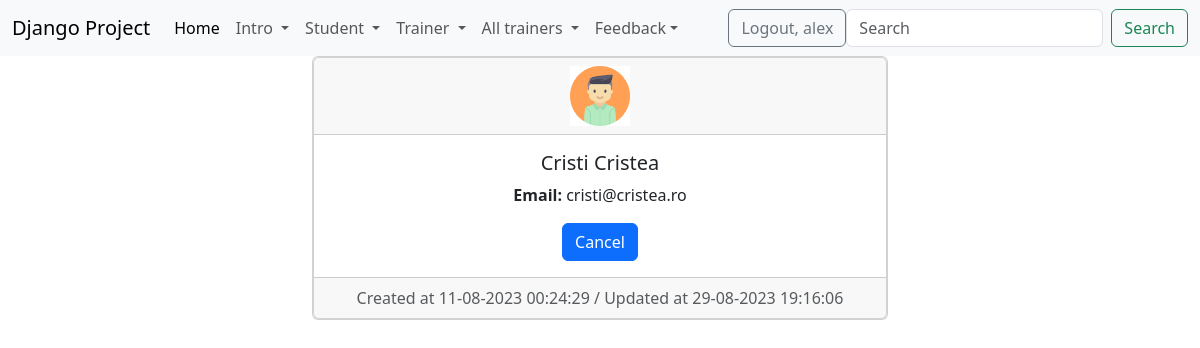
/detailed_student/6/ (signed in), run on the app's committed database.
### student/models.py (models this page shows)
class Student(models.Model):
    gender_options = (
        ("male","MALE"),
        ("female","FEMALE")
    )
    first_name = models.CharField(max_length=30)
    last_name = models.CharField(max_length=30)
    age = models.IntegerField()
    email = models.EmailField(max_length=100)
    description = models.TextField(max_length=500)
    start_date = models.DateField()
    end_date = models.DateField()
    active = models.BooleanField(default=True)
    gender = models.CharField(max_length=6, choices=gender_options)
    trainer = models.ForeignKey(Trainer, on_delete=models.CASCADE, null=True)
    profile = models.ImageField(upload_to='profiles_student/', blank=True, null=True)
    created_at = models.DateTimeField(auto_now_add=True)
    update_at = models.DateTimeField(auto_now=True)
    def __str__(self):
        return f'{self.first_name} {self.last_name}'

### student/views.py (the view)
# urls.py: path('detailed_student/<int:pk>/', views.StudentDetailedView.as_view(), name='detailed-student'),
class StudentDetailedView(LoginRequiredMixin, PermissionRequiredMixin, DetailView):
    template_name = 'student/detailed_student.html'
    model = Student
    permission_required = 'student.view_student'

### djangoProject/context_processors.py (called while the page is built)
def get_all_trainers(request):
    get_trainers = Trainer.objects.all()
    return {'trainers': get_trainers}

### trainer/models.py (called while the page is built)
    def __str__(self):
        return f'{self.first_name} {self.last_name}'

### templates/student/detailed_student.html (shortened to what this page needs)
{% extends 'base.html' %}
{% load static %}
{% block content %}
<div class="container-fluid">
<div class="row">
    <div class="col-md-6 offset-md-3">
        <div class="card">
            <div class="card text-center">
            <div class="card-header">
            {% if student_detail.profile %}
                <img src="{{ student.profile.url }}" style="width:60px; height:60px" alt="No image">
            {% else %}
                {% if student.gender == 'male' %}
                    <img src="{% static 'images/default_student_male.png' %}" style="width:60px; height:60px" alt="No image">
                {% else %}
                    <img src="{% static 'images/default_student_female.png' %}" style="width:60px; height:60px" alt="No image">
                {% endif %}
            {% endif %}
            </div>
        <div class="card-body">
            <h5 class="card-title"> {{ student }} </h5>
            <p class="card-text"><strong>Email: </strong> {{ student.email }}</p>
            <a href="{% url 'list-of-students' %}" class="btn btn-primary">Cancel</a>
        </div>
        <div class="card-footer text-body-secondary">
            Created at {{ student.created_at|date:"d-m-Y H:i:s" }} / Updated at {{ student.update_at|date:"d-m-Y H:i:s" }}
        </div>
            </div>
        </div>
    </div>
</div>
</div>
{% endblock %}

### templates/navbar.html (shortened to what this page needs)
<nav class="navbar navbar-expand-lg bg-body-tertiary">
    <div class="container-fluid">
        <a class="navbar-brand" href="{% url 'home-page' %}">Django Project</a>
        <div class="collapse navbar-collapse" id="navbarSupportedContent">
            <ul class="navbar-nav me-auto mb-2 mb-lg-0">
                <li class="nav-item">
                    <a class="nav-link active" aria-current="page" href="{% url 'home-page' %}">Home</a>
                </li>
                {% if user.is_authenticated %}
                    <li class="nav-item dropdown">
                        <a class="nav-link dropdown-toggle" href="#" role="button" data-bs-toggle="dropdown"
                           aria-expanded="false">
                            Intro
                        </a>
                    </li>
                    {% if perms.student.add_student or perms.student.view_list_of_students %}
                    <li class="nav-item dropdown">
                        <a class="nav-link dropdown-toggle" href="#" role="button" data-bs-toggle="dropdown"
                           aria-expanded="false">
                            Student
                        </a>
                    </li>
                    {% endif %}
                    {% if perms.trainer.add_trainer or perms.trainer.view_list_of_trainers %}
                    <li class="nav-item dropdown">
                        <a class="nav-link dropdown-toggle" href="#" role="button" data-bs-toggle="dropdown"
                           aria-expanded="false">
                            Trainer
                        </a>
                    </li>
                    {% endif %}
                    {% if perms.trainer.view_list_of_trainers %}
                    <li class="nav-item dropdown">
                        <a class="nav-link dropdown-toggle" href="#" role="button" data-bs-toggle="dropdown"
                           aria-expanded="false">
                            All trainers
                        </a>
                    </li>
                    {% endif %}
                    <li class="nav-item dropdown">
                        <a class="nav-link dropdown-toggle" href="#" role="button" data-bs-toggle="dropdown" aria-expanded="False">Feedback</a>
                    </li>
                {% endif %}
            </ul>
            {% if user.is_authenticated %}
                <a href="{% url 'logout' %}" class="btn btn-outline-secondary"> Logout, {{ user.username }}</a>
                <form class="d-flex" method="get" action="{% url 'search' %}" role="search">
                    <input class="form-control me-2" name="filter" type="search" placeholder="Search" aria-label="Search">
                    <button class="btn btn-outline-success" type="submit">Search</button>
                </form>
            {% else %}
                <div>
                    <a href="{% url 'login' %}" class="btn btn-outline-primary">Login</a>
                    <a href="{% url 'create-user' %}" class="btn btn-outline-secondary">Sign up</a>
                </div>
            {% endif %}
        </div>
    </div>
</nav>

### data on the page
Student: first_name+last_name "Cristi Cristea", email "cristi@cristea.ro", created_at "11-08-2023 00:24:29", update_at "29-08-2023 19:16:06"

### other printed values
{{ user.username }} "alex"
